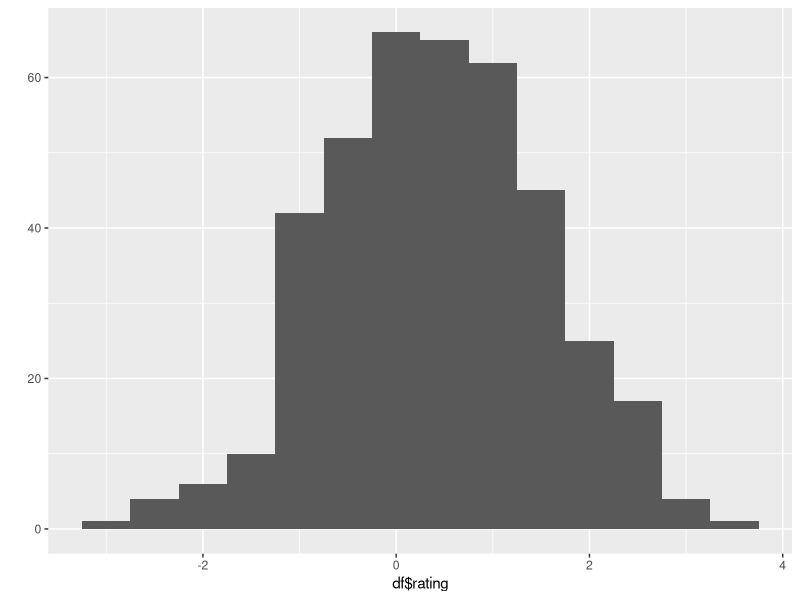
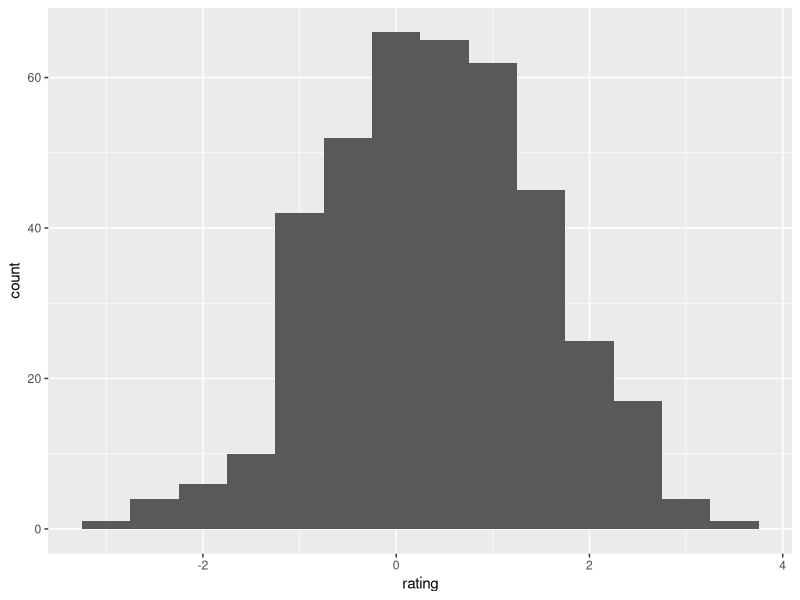
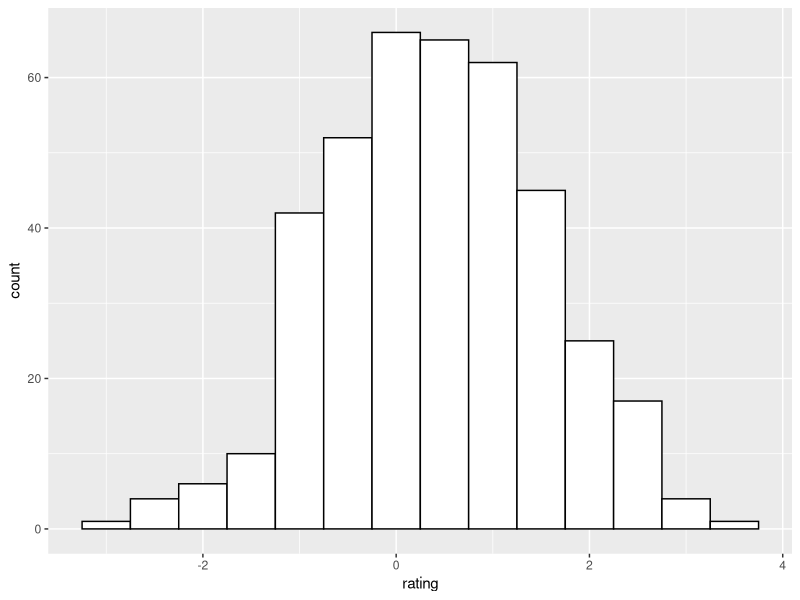
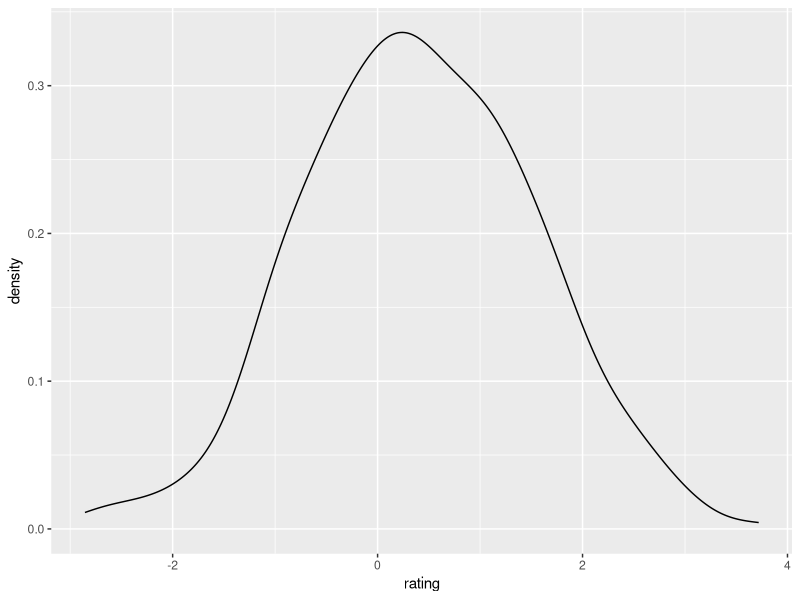
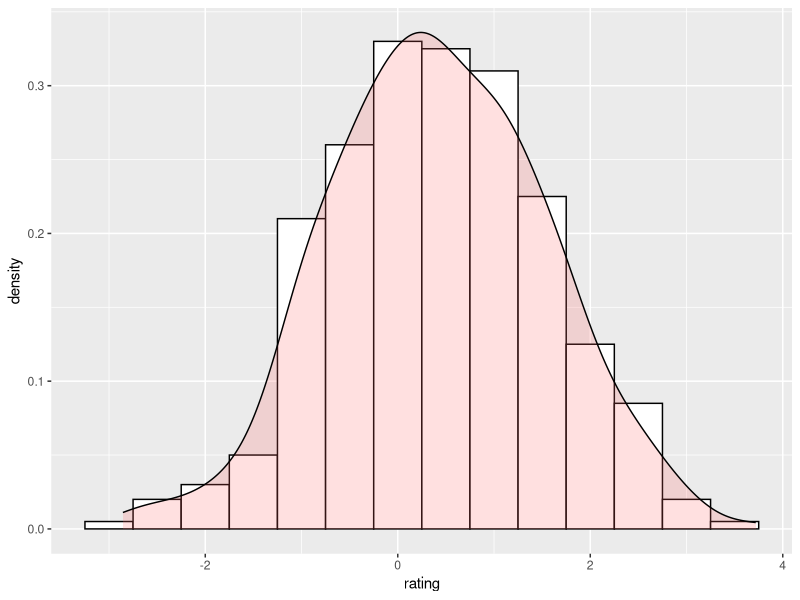
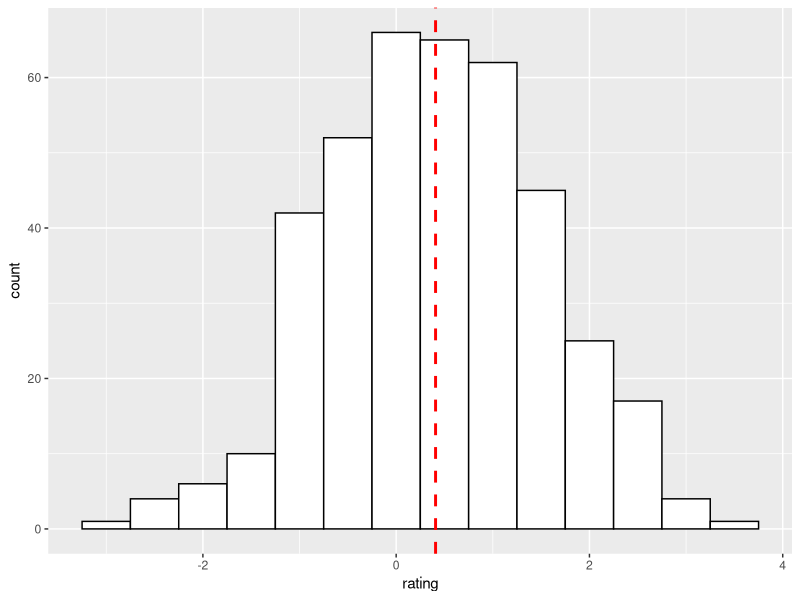
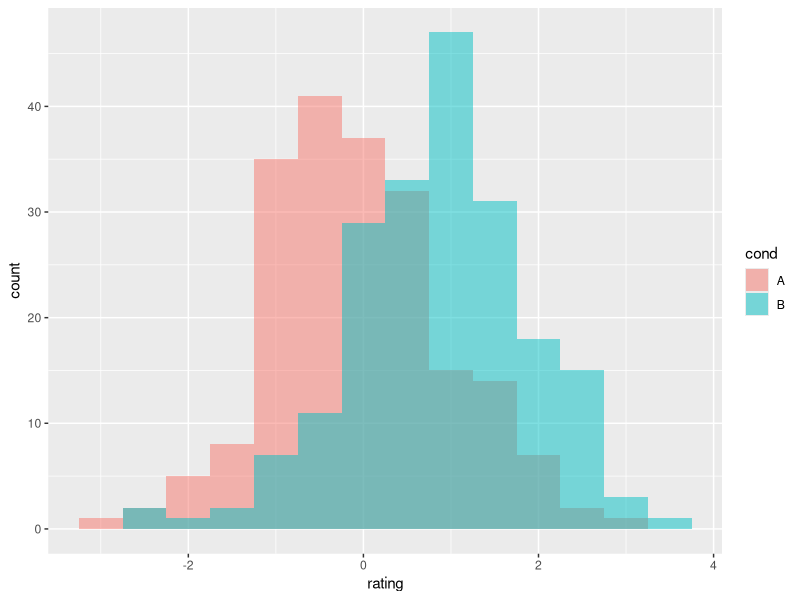
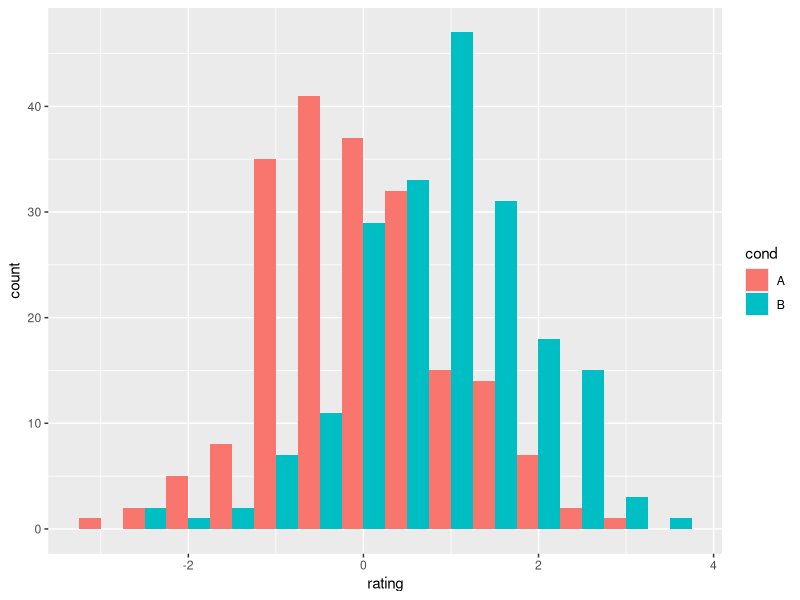

The R source for these figures, in order:
# http://www.cookbook-r.com/Graphs/Plotting_distributions_(ggplot2)/

set.seed(1234)
df <- data.frame(cond = factor( rep(c("A","B"), each=200) ), 
                   rating = c(rnorm(200),rnorm(200, mean=.8)))
# cond     rating
#    A -1.2070657
#    A  0.2774292
#    A  1.0844412
#   ...
#    B  1.3388331
#    B  0.8146431
#    B -0.1164891

library(ggplot2)

# Basic histogram from the vector "rating". Each bin is .5 wide.
# These both do the same thing:
qplot(df$rating, binwidth=.5)
ggplot(df, aes(x=rating)) + geom_histogram(binwidth=.5)

# Draw with black outline, white fill
ggplot(df, aes(x=rating)) + geom_histogram(binwidth=.5, colour="black", fill="white")

# Density curve
ggplot(df, aes(x=rating)) + geom_density()

# Histogram overlaid with kernel density curve
ggplot(df, aes(x=rating)) + 
    geom_histogram(aes(y=..density..),      # Histogram with density instead of count on y-axis
                   binwidth=.5,
                   colour="black", fill="white") +
    geom_density(alpha=.2, fill="#FF6666")  # Overlay with transparent density plot
##Add Line for the mean
ggplot(df, aes(x=rating)) + geom_histogram(binwidth=.5, colour="black", fill="white") +
    geom_vline(aes(xintercept=mean(rating, na.rm=T)),   # Ignore NA values for mean
               color="red", linetype="dashed", size=1)
################################################################

# Overlaid histograms
ggplot(df, aes(x=rating, fill=cond)) + geom_histogram(binwidth=.5, alpha=.5, position="identity")

# Interleaved histograms
ggplot(df, aes(x=rating, fill=cond)) + geom_histogram(binwidth=.5, position="dodge")

# Density plots
ggplot(df, aes(x=rating, colour=cond)) + geom_density()

# Density plots with semi-transparent fill
ggplot(df, aes(x=rating, fill=cond)) + geom_density(alpha=.3)
##################################################################
# Find the mean of each group
library(plyr)
cdf <- ddply(df, "cond", summarise, rating.mean=mean(rating))
# cond rating.mean
#    A -0.05775928
#    B  0.87324927

# Overlaid histograms with means
ggplot(df, aes(x=rating, fill=cond)) +
    geom_histogram(binwidth=.5, alpha=.5, position="identity") +
    geom_vline(data=cdf, aes(xintercept=rating.mean,  colour=cond),
               linetype="dashed", size=1)

# Density plots with means
ggplot(df, aes(x=rating, colour=cond)) + geom_density() +
    geom_vline(data=cdf, aes(xintercept=rating.mean,  colour=cond),
               linetype="dashed", size=1)
